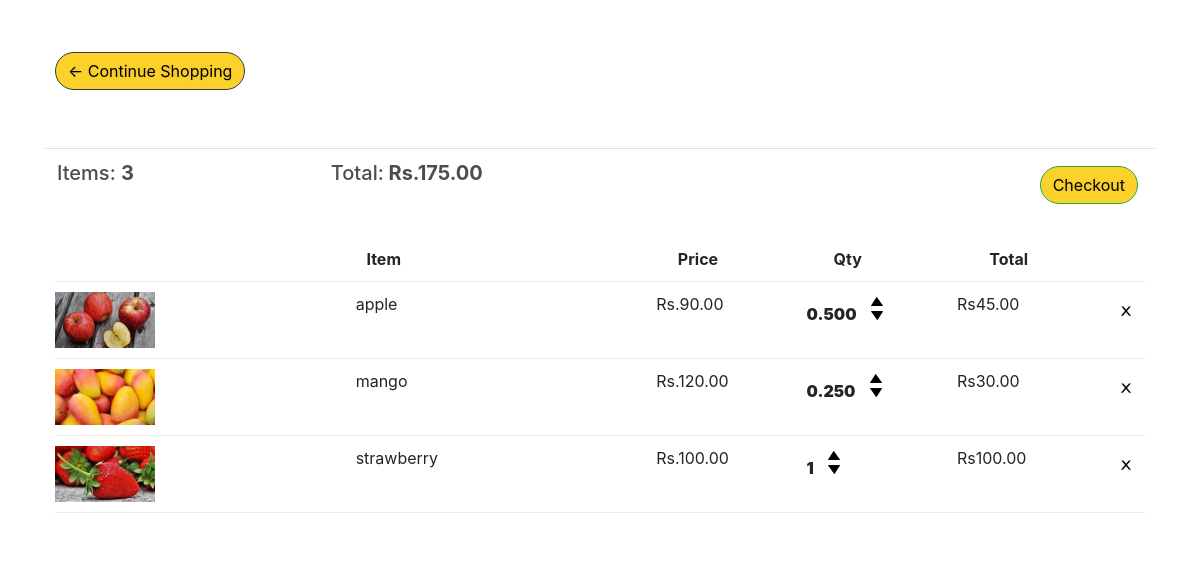
Page /user/add/cart/ (signed in) on the committed database.
### atoz_store/models.py (models this page shows, shortened)
class Order(models.Model):
    customer = models.ForeignKey(Customer,on_delete=models.SET_NULL,blank=True,null=True)
    date_ordered = models.DateTimeField(auto_now_add=True)
    mark = models.IntegerField(default=1)
    complete = models.BooleanField(default=True,null=True,blank=False)
    transaction_id = models.CharField(max_length=128,null=True)
    @property
    def get_cart_total(self):
        orderitem=self.orderitem_set.all()
        total = sum([item.get_total for item in orderitem])
        return total
    @property
    def get_cart_items(self):
        orderitem=self.orderitem_set.all()
        total = sum([self.mark for item in orderitem])
        return total

class OrderItem(models.Model):
    product = models.ForeignKey(Product,on_delete=models.SET_NULL,blank=True,null=True)
    order = models.ForeignKey(Order,on_delete=models.SET_NULL,blank=True,null=True)
    quantity = models.DecimalField(decimal_places=3,max_digits=7 ,default=0,null=True,blank=True)
    date_ordered = models.DateTimeField(auto_now_add=True)
    @property
    def get_total(self):
        total = self.product.price*self.quantity
        return total

class Product(models.Model):
    catagory_choice = (
        ("FR","fruit"),
        ("DR","dryfruit"),
        ("VG","vegitable"),
        ("oth","other"),
         )
    name = models.CharField(max_length=128,null=True,)
    catagory = models.CharField(max_length=30,choices= catagory_choice ,null=True)
    price = models.DecimalField(max_digits=7, decimal_places=2)
    image = models.ImageField(null=True,blank=True)
    prodtype =models.BooleanField(default=True)
    @property
    def imageURL(self):
        try:
            url = self.image.url
        except:
            url = ''
        return url

### atoz_store/views.py (the view, shortened to what this page needs)
# urls.py: path('cart/',views.cart,name="cart"),
def cart(request):
    if request.user.is_authenticated:
        email = request.user.email
        name = request.user.first_name
        customer,created = Customer.objects.get_or_create(
            email=email,
        )
        customer.name = name
        customer.save()
        order,created = Order.objects.get_or_create(customer=customer,complete=False)
        items = order.orderitem_set.all()
        print(items)
        cartitems = order.get_cart_items
        print(cartitems,"here we are")
    context = {'items':items,'order':order,'cartitems':cartitems}
    return render(request,'atoz_Store/cart.html',context)

### atoz_store/Templates/atoz_store/cart.html (shortened to what this page needs)
{% extends 'atoz_store/main.html' %}
{% load static %}
{% block content %}
	<div class="row">
		<div class="col-lg-12">
			<div class="box-element">
                <a  class="btn btn-outline-dark srcbtn" href="{% url 'store' %}">&#x2190; Continue Shopping</a>
			</div>
            <br>
            <br>
            <table class="table">
                <tr>
                    <th><h5>Items: <strong>{{order.get_cart_items|floatformat:0}}</strong></h5></th>
                    <th><h5>Total:<strong> Rs.{{order.get_cart_total|floatformat:2}}</strong></h5></th>
                    <th>
                        <a  style="float:right; margin:5px;" class="btn btn-success srcbtn" href="{% url 'checkout' %}">Checkout</a>
                    </th>
                </tr>
            </table>
			<div class="box-element">
                <div class="cart-row">
					<div style="flex:2"></div>
                    <div style="flex:2"><strong>Item</strong></div>
                    <br>
                    <div style="flex:1"><strong>Price</strong></div>
                    <br>
                    <div style="flex:1"><strong>Qty</strong></div>
                    <br>
					<div style="flex:1"><strong>Total</strong></div>
            </div>
            {% for item in items%}
            <div class="cart-row">
                <div style="flex:2"><img class="row-image" src="{{item.product.imageURL}}"></div>
                <div style="flex:2"><p>{{item.product.name}}</p></div>
                <div style="flex:1"><p>Rs.{{item.product.price|floatformat:2}}</p></div>
                <div style="flex:1">
                    {% if request.user.is_authenticated %}
                        {% if item.product.prodtype %}
                        <p class="quantity"> <strong> {{item.quantity|floatformat:3}}</strong></p>
                        <div class="quantity">
                            <img data-product={{item.product.id}} data-action="add" class="chg-quantity update-cart"  src="{% static  'images/arrow-up.png' %}">
                            <img data-product={{item.product.id}}  data-action="remove" class="chg-quantity update-cart" src="{% static  'images/arrow-down.png' %}">
                        </div>
                        {% else %}
                        <p class="quantity"> <strong> {{item.quantity|floatformat:0}}</strong></p>
                        <div class="quantity">
                            <img data-product={{item.product.id}} data-action="add" class="chg-quantity update-cart"  src="{% static  'images/arrow-up.png' %}">
                            <img data-product={{item.product.id}}  data-action="remove" class="chg-quantity update-cart" src="{% static  'images/arrow-down.png' %}">
                        </div>
                        {% endif%}
                    {% endif %}
                </div>
                <div style="flex:1"><p>Rs{{item.get_total|floatformat:2}}</p></div>
                <img data-product={{item.product.id}}  data-action="delete" class="delete update-cart"  src="{% static  'images/x.png' %}">
            </div>
            {% endfor %}
		</div>
    </div>
{% endblock content %}

### atoz_store/static/css/main.css (style rules this page uses)
body { background-color:white; }
h1,h2,h3,h4,h5,h6 { color:hsl(0, 0%, 30%); }
.box-element { padding-left: 20px; background-color: #fff; border-radius: 4px; padding: 10px; }
.delete { width: 1cm; height: 1cm; }
.col-lg-4, .col-lg-6, .col-lg-8, .col-lg-12 { margin-top: 10px; }
.btn { border-radius: 5em; background-color: #6b8e23; color: black; }
.row-image { width: 100px; }
.cart-row { display: flex; align-items: flex-stretch; padding-bottom: 10px; margin-bottom: 10px; border-bottom: 1px solid #ececec; }
.quantity { display: inline-block; font-weight: 700; padding-right:10px; }
.chg-quantity { width: 12px; cursor: pointer; display: block; margin-top: 5px; transition:.1s; }
.srcbtn { background-color: #fcd12a; }
a { text-shadow: 0px 0px 3px rgba(117, 117, 117, 0.12); color: grey; text-decoration: none }

### rows in the picture
Order: get_cart_items "3", get_cart_total "175.00"
OrderItem: product.imageURL (picture), product.name "apple", product.price "90.00", quantity "0.500", get_total "45.00"
OrderItem: product.imageURL (picture), product.name "mango", product.price "120.00", quantity "0.250", get_total "30.00"
OrderItem: product.imageURL (picture), product.name "strawberry", product.price "100.00", quantity "1", get_total "100.00"
